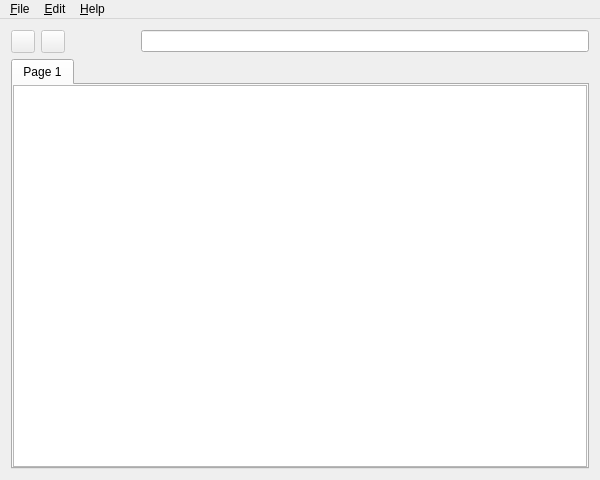
<ui version="4.0" >
 <class>WindowBase</class>
 <widget class="QMainWindow" name="WindowBase" >
  <property name="geometry" >
   <rect>
    <x>0</x>
    <y>0</y>
    <width>600</width>
    <height>480</height>
   </rect>
  </property>
  <property name="windowTitle" >
   <string>Form1</string>
  </property>
  <widget class="QWidget" name="widget" >
   <layout class="QVBoxLayout" >
    <property name="margin" >
     <number>11</number>
    </property>
    <property name="spacing" >
     <number>6</number>
    </property>
    <item>
     <layout class="QHBoxLayout" >
      <property name="margin" >
       <number>0</number>
      </property>
      <property name="spacing" >
       <number>6</number>
      </property>
      <item>
       <widget class="QToolButton" name="saveFormula" >
        <property name="enabled" >
         <bool>false</bool>
        </property>
        <property name="text" >
         <string/>
        </property>
        <property name="icon" >
         <iconset>image0</iconset>
        </property>
       </widget>
      </item>
      <item>
       <widget class="QToolButton" name="cancelFormula" >
        <property name="enabled" >
         <bool>false</bool>
        </property>
        <property name="text" >
         <string/>
        </property>
        <property name="icon" >
         <iconset>image1</iconset>
        </property>
       </widget>
      </item>
      <item>
       <widget class="QLabel" name="cellName" >
        <property name="minimumSize" >
         <size>
          <width>64</width>
          <height>0</height>
         </size>
        </property>
        <property name="text" >
         <string/>
        </property>
        <property name="alignment" >
         <set>Qt::AlignRight|Qt::AlignTrailing|Qt::AlignVCenter</set>
        </property>
        <property name="wordWrap" >
         <bool>false</bool>
        </property>
       </widget>
      </item>
      <item>
       <widget class="QLineEdit" name="formula" />
      </item>
     </layout>
    </item>
    <item>
     <widget class="QTabWidget" name="tabWidget2" >
      <widget class="QWidget" name="tab" >
       <attribute name="title" >
        <string>Page 1</string>
       </attribute>
       <layout class="QVBoxLayout" >
        <property name="margin" >
         <number>0</number>
        </property>
        <property name="spacing" >
         <number>6</number>
        </property>
        <item>
         <widget class="QTableWidget" name="grid" >
          <property name="editTriggers" >
           <set>QAbstractItemView::NoEditTriggers</set>
          </property>
          <property name="dragDropOverwriteMode" >
           <bool>false</bool>
          </property>
          <property name="alternatingRowColors" >
           <bool>true</bool>
          </property>
         </widget>
        </item>
       </layout>
      </widget>
     </widget>
    </item>
   </layout>
  </widget>
  <widget class="QMenuBar" name="MenuBar" >
   <property name="geometry" >
    <rect>
     <x>0</x>
     <y>0</y>
     <width>600</width>
     <height>29</height>
    </rect>
   </property>
   <widget class="QMenu" name="fileMenu" >
    <property name="title" >
     <string>&amp;File</string>
    </property>
    <addaction name="fileNewAction" />
    <addaction name="fileOpenAction" />
    <addaction name="fileSaveAction" />
    <addaction name="fileSaveAsAction" />
    <addaction name="separator" />
    <addaction name="filePrintAction" />
    <addaction name="separator" />
    <addaction name="fileExitAction" />
   </widget>
   <widget class="QMenu" name="editMenu" >
    <property name="title" >
     <string>&amp;Edit</string>
    </property>
    <addaction name="editUndoAction" />
    <addaction name="editRedoAction" />
    <addaction name="separator" />
    <addaction name="editCutAction" />
    <addaction name="editCopyAction" />
    <addaction name="editPasteAction" />
    <addaction name="separator" />
    <addaction name="editFindAction" />
   </widget>
   <widget class="QMenu" name="helpMenu" >
    <property name="title" >
     <string>&amp;Help</string>
    </property>
    <addaction name="helpContentsAction" />
    <addaction name="helpIndexAction" />
    <addaction name="separator" />
    <addaction name="helpAboutAction" />
   </widget>
   <addaction name="fileMenu" />
   <addaction name="editMenu" />
   <addaction name="helpMenu" />
  </widget>
  <action name="fileNewAction" >
   <property name="icon" >
    <iconset>image2</iconset>
   </property>
   <property name="text" >
    <string>&amp;New</string>
   </property>
   <property name="iconText" >
    <string>New</string>
   </property>
   <property name="shortcut" >
    <string>Ctrl+N</string>
   </property>
  </action>
  <action name="fileOpenAction" >
   <property name="icon" >
    <iconset>image3</iconset>
   </property>
   <property name="text" >
    <string>&amp;Open...</string>
   </property>
   <property name="iconText" >
    <string>Open</string>
   </property>
   <property name="shortcut" >
    <string>Ctrl+O</string>
   </property>
  </action>
  <action name="fileSaveAction" >
   <property name="icon" >
    <iconset>image4</iconset>
   </property>
   <property name="text" >
    <string>&amp;Save</string>
   </property>
   <property name="iconText" >
    <string>Save</string>
   </property>
   <property name="shortcut" >
    <string>Ctrl+S</string>
   </property>
  </action>
  <action name="fileSaveAsAction" >
   <property name="text" >
    <string>Save &amp;As...</string>
   </property>
   <property name="iconText" >
    <string>Save As</string>
   </property>
   <property name="shortcut" >
    <string/>
   </property>
  </action>
  <action name="filePrintAction" >
   <property name="icon" >
    <iconset>image5</iconset>
   </property>
   <property name="text" >
    <string>&amp;Print...</string>
   </property>
   <property name="iconText" >
    <string>Print</string>
   </property>
   <property name="shortcut" >
    <string>Ctrl+P</string>
   </property>
  </action>
  <action name="fileExitAction" >
   <property name="text" >
    <string>E&amp;xit</string>
   </property>
   <property name="iconText" >
    <string>Exit</string>
   </property>
   <property name="shortcut" >
    <string/>
   </property>
  </action>
  <action name="editUndoAction" >
   <property name="icon" >
    <iconset>image6</iconset>
   </property>
   <property name="text" >
    <string>&amp;Undo</string>
   </property>
   <property name="iconText" >
    <string>Undo</string>
   </property>
   <property name="shortcut" >
    <string>Ctrl+Z</string>
   </property>
  </action>
  <action name="editRedoAction" >
   <property name="icon" >
    <iconset>image7</iconset>
   </property>
   <property name="text" >
    <string>&amp;Redo</string>
   </property>
   <property name="iconText" >
    <string>Redo</string>
   </property>
   <property name="shortcut" >
    <string>Ctrl+Y</string>
   </property>
  </action>
  <action name="editCutAction" >
   <property name="icon" >
    <iconset>image8</iconset>
   </property>
   <property name="text" >
    <string>Cu&amp;t</string>
   </property>
   <property name="iconText" >
    <string>Cut</string>
   </property>
   <property name="shortcut" >
    <string>Ctrl+X</string>
   </property>
  </action>
  <action name="editCopyAction" >
   <property name="icon" >
    <iconset>image9</iconset>
   </property>
   <property name="text" >
    <string>&amp;Copy</string>
   </property>
   <property name="iconText" >
    <string>Copy</string>
   </property>
   <property name="shortcut" >
    <string>Ctrl+C</string>
   </property>
  </action>
  <action name="editPasteAction" >
   <property name="icon" >
    <iconset>image10</iconset>
   </property>
   <property name="text" >
    <string>&amp;Paste</string>
   </property>
   <property name="iconText" >
    <string>Paste</string>
   </property>
   <property name="shortcut" >
    <string>Ctrl+V</string>
   </property>
  </action>
  <action name="editFindAction" >
   <property name="icon" >
    <iconset>image11</iconset>
   </property>
   <property name="text" >
    <string>&amp;Find...</string>
   </property>
   <property name="iconText" >
    <string>Find</string>
   </property>
   <property name="shortcut" >
    <string>Ctrl+F</string>
   </property>
  </action>
  <action name="helpContentsAction" >
   <property name="text" >
    <string>&amp;Contents...</string>
   </property>
   <property name="iconText" >
    <string>Contents</string>
   </property>
   <property name="shortcut" >
    <string/>
   </property>
  </action>
  <action name="helpIndexAction" >
   <property name="text" >
    <string>&amp;Index...</string>
   </property>
   <property name="iconText" >
    <string>Index</string>
   </property>
   <property name="shortcut" >
    <string/>
   </property>
  </action>
  <action name="helpAboutAction" >
   <property name="text" >
    <string>&amp;About</string>
   </property>
   <property name="iconText" >
    <string>About</string>
   </property>
   <property name="shortcut" >
    <string/>
   </property>
  </action>
 </widget>
 <layoutdefault spacing="6" margin="11" />
 <resources/>
 <connections>
  <connection>
   <sender>formula</sender>
   <signal>returnPressed()</signal>
   <receiver>saveFormula</receiver>
   <slot>animateClick()</slot>
   <hints>
    <hint type="sourcelabel" >
     <x>20</x>
     <y>20</y>
    </hint>
    <hint type="destinationlabel" >
     <x>20</x>
     <y>20</y>
    </hint>
   </hints>
  </connection>
 </connections>
</ui>
